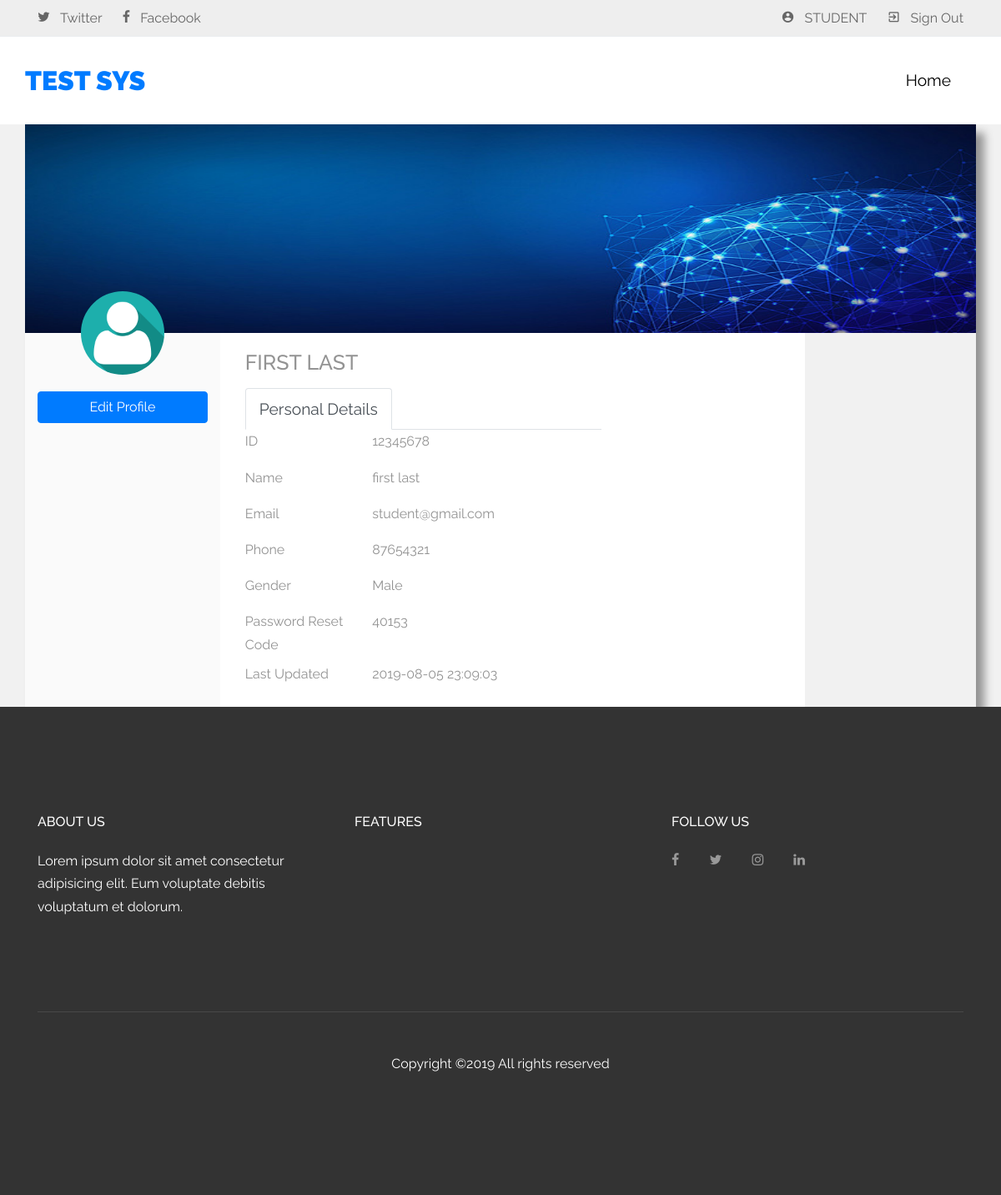
Screenshot of /profile.php (signed in) with the database file from the repository.
### tables this page shows
CREATE TABLE `users` (
  `user_id` int(11) NOT NULL,
  `username` varchar(200) NOT NULL,
  `title` varchar(200) NOT NULL,
  `f_name` varchar(200) NOT NULL,
  `l_name` varchar(200) NOT NULL,
  `id` varchar(200) NOT NULL,
  `work_id` varchar(200) NOT NULL,
  `email` varchar(200) NOT NULL,
  `password` varchar(200) NOT NULL,
  `reset_phrase` varchar(200) NOT NULL,
  `gender` varchar(200) NOT NULL DEFAULT 'Male',
  `phone` varchar(200) NOT NULL,
  `avatar` varchar(200) NOT NULL DEFAULT 'default.jpg',
  `add_date` timestamp NOT NULL DEFAULT CURRENT_TIMESTAMP ON UPDATE CURRENT_TIMESTAMP
);

### data/data.php (called while the page is built, shortened)
<?php
function get_specific_data($dbconn, $table, $col, $param, $title){
    $q = mysqli_query($dbconn, "SELECT * FROM $table WHERE $col = '$param'");
    $result = mysqli_fetch_assoc($q);
    return $result[$title];
}
?>

### profile.php (the view, shortened to what this page needs)
<?php include 'controllers/base/header.php'; ?>
    <body data-spy="scroll" data-target=".site-navbar-target" data-offset="300">
        <div class="site-wrap" id="home-section">
            <?php include 'controllers/nav/nav.php'; ?>
            <div class="ftco-blocks-cover-1">
                <div class="container main-secction">
                    <div class="row">
                        <div class="col-md-12 col-sm-12 col-xs-12 image-section">
                            <img src="assets/images/background.jpg" width="800" height="333" alt="BACKGROUND_IMG">
                        </div>
                        <div class="row user-left-part">
                            <div class="col-md-3 col-sm-3 col-xs-12 user-profil-part pull-left">
                                <div class="row ">
                                    <div class="col-md-12 col-md-12-sm-12 col-xs-12 user-image text-center">
                                        <img src="userfiles/avatars/<?php echo get_specific_data($dbconn,'users','username',$_SESSION['username'],'avatar'); ?>" class="rounded-circle">
                                    </div>
                                    <div class="col-md-12 col-sm-12 col-xs-12 user-detail-section1 text-center">
                                        <a href="update.registration.php?user_name=<?php echo $_SESSION['username']; ?>&level=<?php echo $_GET['level']; ?>&ty=ed1t" class="btn btn-primary btn-block follow">Edit Profile</a>
                                    </div>
                                </div>
                            </div>
                            <div class="col-md-9 col-sm-9 col-xs-12 pull-right profile-right-section">
                                <div class="row profile-right-section-row">
                                    <div class="col-md-12 profile-header">
                                        <div class="row">
                                            <div class="col-md-8 col-sm-6 col-xs-6 profile-header-section1 pull-left mb-3">
                                                <h1><?php echo get_specific_data($dbconn,'users','username',$_SESSION['username'],'f_name'); ?> <?php echo get_specific_data($dbconn,'users','username',$_SESSION['username'],'l_name'); ?></h1>
                                            </div>
                                        </div>
                                    </div>
                                    <div class="col-md-12">
                                        <div class="row">
                                            <div class="col-md-8">
                                                <ul class="nav nav-tabs" role="tablist">
                                                    <li class="nav-item">
                                                        <a class="nav-link active" href="#profile" role="tab" data-toggle="tab"><i class="fas fa-user-circle"></i> Personal Details</a>
                                                    </li>
                                                </ul>
                                                <div class="tab-content">
                                                    <div role="tabpanel" class="tab-pane fade show active" id="profile">
                                                        <div class="row">
                                                            <div class="col-md-4">
                                                                <label>ID</label>
                                                            </div>
                                                            <div class="col-md-8">
                                                                <p><?php echo get_specific_data($dbconn,'users','username',$_SESSION['username'],'id'); ?></p>
                                                            </div>
                                                        </div>
                                                        <div class="row">
                                                            <div class="col-md-4">
                                                                <label>Name</label>
                                                            </div>
                                                            <div class="col-md-8">
                                                                <p><?php echo get_specific_data($dbconn,'users','username',$_SESSION['username'],'f_name'); ?> <?php echo get_specific_data($dbconn,'users','username',$_SESSION['username'],'l_name'); ?></p>
                                                            </div>
                                                        </div>
                                                        <div class="row">
                                                            <div class="col-md-4">
                                                                <label>Email</label>
                                                            </div>
                                                            <div class="col-md-8">
                                                                <p><?php echo get_specific_data($dbconn,'users','username',$_SESSION['username'],'email'); ?></p>
                                                            </div>
                                                        </div>
                                                        <div class="row">
                                                            <div class="col-md-4">
                                                                <label>Phone</label>
                                                            </div>
                                                            <div class="col-md-8">
                                                                <p><?php echo get_specific_data($dbconn,'users','username',$_SESSION['username'],'phone'); ?></p>
                                                            </div>
                                                        </div>
                                                        <div class="row">
                                                            <div class="col-md-4">
                                                                <label>Gender</label>
                                                            </div>
                                                            <div class="col-md-8">
                                                                <p><?php echo get_specific_data($dbconn,'users','username',$_SESSION['username'],'gender'); ?></p>
                                                            </div>
                                                        </div>
                                                        <div class="row">
                                                            <div class="col-md-4">
                                                                <label>Password Reset Code</label>
                                                            </div>
                                                            <div class="col-md-8">
                                                                <p><?php echo get_specific_data($dbconn,'users','username',$_SESSION['username'],'reset_phrase'); ?></p>
                                                            </div>
                                                        </div>
                                                        <div class="row">
                                                            <div class="col-md-4">
                                                                <label>Last Updated</label>
                                                            </div>
                                                            <div class="col-md-8">
                                                                <p><?php echo get_specific_data($dbconn,'users','username',$_SESSION['username'],'add_date'); ?></p>
                                                            </div>
                                                        </div>
                                                    </div>
                                                </div>
                                            </div>
                                        </div>
                                    </div>
                                </div>
                            </div>
                        </div>
                    </div>
                </div>
            </div>
            </div>
        <?php include 'controllers/base/footer.php' ?>
    </body>
</html>

### rows the page displays
users: avatar (placeholder picture), f_name "FIRST", l_name "LAST", id "12345678", f_name "first", l_name "last", email "student@gmail.com", phone "87654321", gender "Male", reset_phrase "40153", add_date "2019-08-05 23:09:03"

### other values shown
$_SESSION['username'] "STUDENT"
